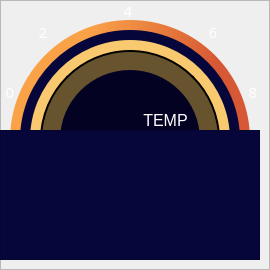
      <widget class="QFrame" name="hararetFrame">
       <property name="geometry">
        <rect>
         <x>326</x>
         <y>620</y>
         <width>270</width>
         <height>270</height>
        </rect>
       </property>
       <property name="styleSheet">
        <string notr="true">background-color:none;</string>
       </property>
       <property name="frameShape">
        <enum>QFrame::StyledPanel</enum>
       </property>
       <property name="frameShadow">
        <enum>QFrame::Raised</enum>
       </property>
       <widget class="QFrame" name="hararetGradient">
        <property name="geometry">
         <rect>
          <x>10</x>
          <y>20</y>
          <width>240</width>
          <height>240</height>
         </rect>
        </property>
        <property name="styleSheet">
         <string notr="true">background-color: qlineargradient(spread:pad, x1:0.488, y1:0, x2:0.505, y2:0.688, stop:0 rgba(104, 1, 174, 255), stop:1 rgba(200, 107, 92, 255));
background-color: qlineargradient(spread:pad, x1:0.761, y1:0.494591, x2:0.024, y2:0.261, stop:0 rgba(215, 88, 52, 255), stop:0.709742 rgba(249, 162, 72, 255));
border-radius: 120px;</string>
        </property>
        <property name="frameShape">
         <enum>QFrame::StyledPanel</enum>
        </property>
        <property name="frameShadow">
         <enum>QFrame::Raised</enum>
        </property>
       </widget>
       <widget class="QFrame" name="kapak2">
        <property name="geometry">
         <rect>
          <x>0</x>
          <y>130</y>
          <width>260</width>
          <height>130</height>
         </rect>
        </property>
        <property name="styleSheet">
         <string notr="true">background-color: rgb(6, 6, 58);</string>
        </property>
        <property name="frameShape">
         <enum>QFrame::StyledPanel</enum>
        </property>
        <property name="frameShadow">
         <enum>QFrame::Raised</enum>
        </property>
       </widget>
       <widget class="QFrame" name="hararetFrameIc">
        <property name="geometry">
         <rect>
          <x>20</x>
          <y>30</y>
          <width>220</width>
          <height>220</height>
         </rect>
        </property>
        <property name="styleSheet">
         <string notr="true">background-color: rgb(6, 6, 58);
border-radius: 110px;</string>
        </property>
        <property name="frameShape">
         <enum>QFrame::StyledPanel</enum>
        </property>
        <property name="frameShadow">
         <enum>QFrame::Raised</enum>
        </property>
       </widget>
       <widget class="QFrame" name="hararetFrameOn">
        <property name="geometry">
         <rect>
          <x>60</x>
          <y>70</y>
          <width>140</width>
          <height>140</height>
         </rect>
        </property>
        <property name="styleSheet">
         <string notr="true">background-color: rgb(3, 2, 34);
border-radius:70px;</string>
        </property>
        <property name="frameShape">
         <enum>QFrame::StyledPanel</enum>
        </property>
        <property name="frameShadow">
         <enum>QFrame::Raised</enum>
        </property>
        <widget class="QLabel" name="hararet">
         <property name="geometry">
          <rect>
           <x>70</x>
           <y>40</y>
           <width>71</width>
           <height>21</height>
          </rect>
         </property>
         <property name="styleSheet">
          <string notr="true">color: #ffffff; background-color: none</string>
         </property>
         <property name="text">
          <string>&lt;html&gt;&lt;head/&gt;&lt;body&gt;&lt;p&gt;&lt;span style=&quot; font-family:'Arial Black'; font-size:12pt;&quot;&gt;TEMP&lt;/span&gt;&lt;/p&gt;&lt;/body&gt;&lt;/html&gt;</string>
         </property>
         <property name="alignment">
          <set>Qt::AlignCenter</set>
         </property>
        </widget>
        <widget class="QLabel" name="hararetIcon">
         <property name="geometry">
          <rect>
           <x>15</x>
           <y>25</y>
           <width>40</width>
           <height>35</height>
          </rect>
         </property>
         <property name="styleSheet">
          <string notr="true">background-color: none;</string>
         </property>
         <property name="text">
          <string/>
         </property>
         <property name="pixmap">
          <pixmap>tba2.png</pixmap>
         </property>
         <property name="scaledContents">
          <bool>true</bool>
         </property>
        </widget>
       </widget>
       <widget class="QFrame" name="hararetProgress">
        <property name="geometry">
         <rect>
          <x>30</x>
          <y>40</y>
          <width>200</width>
          <height>200</height>
         </rect>
        </property>
        <property name="styleSheet">
         <string notr="true">background-color: qconicalgradient(cx:0.5, cy:0.5, angle:180, stop:0.011158 rgba(85, 170, 255, 0), stop:0.013089 rgba(249, 201, 111, 255));
border-radius: 100px;</string>
        </property>
        <property name="frameShape">
         <enum>QFrame::StyledPanel</enum>
        </property>
        <property name="frameShadow">
         <enum>QFrame::Raised</enum>
        </property>
        <widget class="QFrame" name="hararetGolge">
         <property name="geometry">
          <rect>
           <x>10</x>
           <y>10</y>
           <width>180</width>
           <height>180</height>
          </rect>
         </property>
         <property name="styleSheet">
          <string notr="true">border-radius: 90px;
background-color: rgba(0, 0, 0,150);
border-width: 2px;
border-style: solid;</string>
         </property>
         <property name="frameShape">
          <enum>QFrame::StyledPanel</enum>
         </property>
         <property name="frameShadow">
          <enum>QFrame::Raised</enum>
         </property>
        </widget>
       </widget>
       <widget class="QLabel" name="labelH6">
        <property name="geometry">
         <rect>
          <x>203</x>
          <y>21</y>
          <width>20</width>
          <height>20</height>
         </rect>
        </property>
        <property name="styleSheet">
         <string notr="true">color: rgb(255, 255, 255);
background-color: none;</string>
        </property>
        <property name="text">
         <string>&lt;html&gt;&lt;head/&gt;&lt;body&gt;&lt;p&gt;&lt;span style=&quot; font-size:11pt; font-family: Arial Black&quot;&gt;6&lt;/span&gt;&lt;/p&gt;&lt;/body&gt;&lt;/html&gt;</string>
        </property>
        <property name="alignment">
         <set>Qt::AlignCenter</set>
        </property>
       </widget>
       <widget class="QLabel" name="labelH2">
        <property name="geometry">
         <rect>
          <x>33</x>
          <y>21</y>
          <width>20</width>
          <height>20</height>
         </rect>
        </property>
        <property name="styleSheet">
         <string notr="true">color: rgb(255, 255, 255);
background-color: none;</string>
        </property>
        <property name="text">
         <string>&lt;html&gt;&lt;head/&gt;&lt;body&gt;&lt;p&gt;&lt;span style=&quot; font-size:11pt; font-family: Arial Black&quot;&gt;2&lt;/span&gt;&lt;/p&gt;&lt;/body&gt;&lt;/html&gt;</string>
        </property>
        <property name="alignment">
         <set>Qt::AlignCenter</set>
        </property>
       </widget>
       <widget class="QLabel" name="labelH0">
        <property name="geometry">
         <rect>
          <x>0</x>
          <y>81</y>
          <width>20</width>
          <height>20</height>
         </rect>
        </property>
        <property name="styleSheet">
         <string notr="true">color: rgb(255, 255, 255);
background-color: none;</string>
        </property>
        <property name="text">
         <string>&lt;html&gt;&lt;head/&gt;&lt;body&gt;&lt;p&gt;&lt;span style=&quot; font-size:11pt; font-family: Arial Black&quot;&gt;0&lt;/span&gt;&lt;/p&gt;&lt;/body&gt;&lt;/html&gt;</string>
        </property>
        <property name="alignment">
         <set>Qt::AlignCenter</set>
        </property>
       </widget>
       <widget class="QLabel" name="labelH8">
        <property name="geometry">
         <rect>
          <x>243</x>
          <y>81</y>
          <width>20</width>
          <height>20</height>
         </rect>
        </property>
        <property name="styleSheet">
         <string notr="true">color: rgb(255, 255, 255);
background-color: none;</string>
        </property>
        <property name="text">
         <string>&lt;html&gt;&lt;head/&gt;&lt;body&gt;&lt;p&gt;&lt;span style=&quot; font-size:11pt; font-family: Arial Black&quot;&gt;8&lt;/span&gt;&lt;/p&gt;&lt;/body&gt;&lt;/html&gt;</string>
        </property>
        <property name="alignment">
         <set>Qt::AlignCenter</set>
        </property>
       </widget>
       <widget class="QLabel" name="labelH4">
        <property name="geometry">
         <rect>
          <x>118</x>
          <y>0</y>
          <width>20</width>
          <height>20</height>
         </rect>
        </property>
        <property name="styleSheet">
         <string notr="true">color: rgb(255, 255, 255);
background-color: none;</string>
        </property>
        <property name="text">
         <string>&lt;html&gt;&lt;head/&gt;&lt;body&gt;&lt;p&gt;&lt;span style=&quot; font-size:11pt; font-family: Arial Black&quot;&gt;4&lt;/span&gt;&lt;/p&gt;&lt;/body&gt;&lt;/html&gt;</string>
        </property>
        <property name="alignment">
         <set>Qt::AlignCenter</set>
        </property>
       </widget>
       <zorder>hararetGradient</zorder>
       <zorder>hararetFrameIc</zorder>
       <zorder>hararetProgress</zorder>
       <zorder>hararetFrameOn</zorder>
       <zorder>kapak2</zorder>
       <zorder>labelH6</zorder>
       <zorder>labelH2</zorder>
       <zorder>labelH0</zorder>
       <zorder>labelH8</zorder>
       <zorder>labelH4</zorder>
      </widget>
